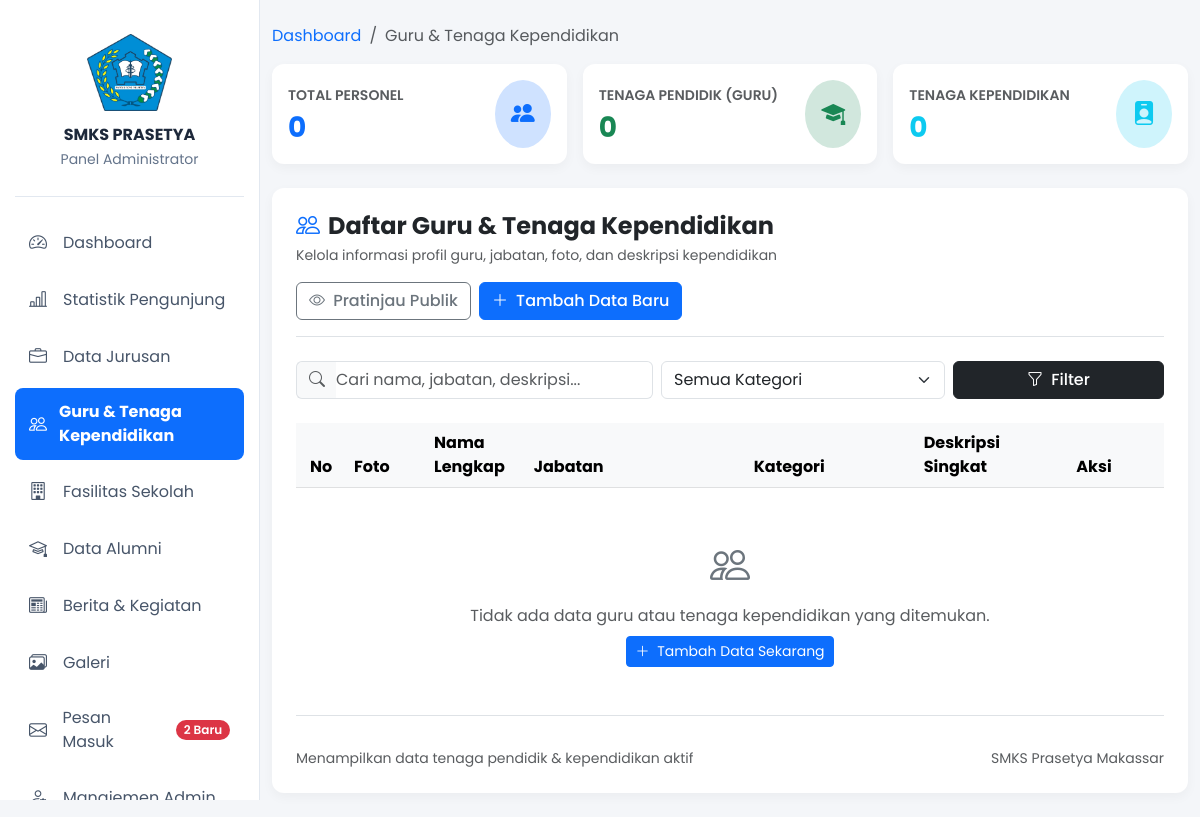
Page /admin/guru/index.php (signed in) on the earlier database version.
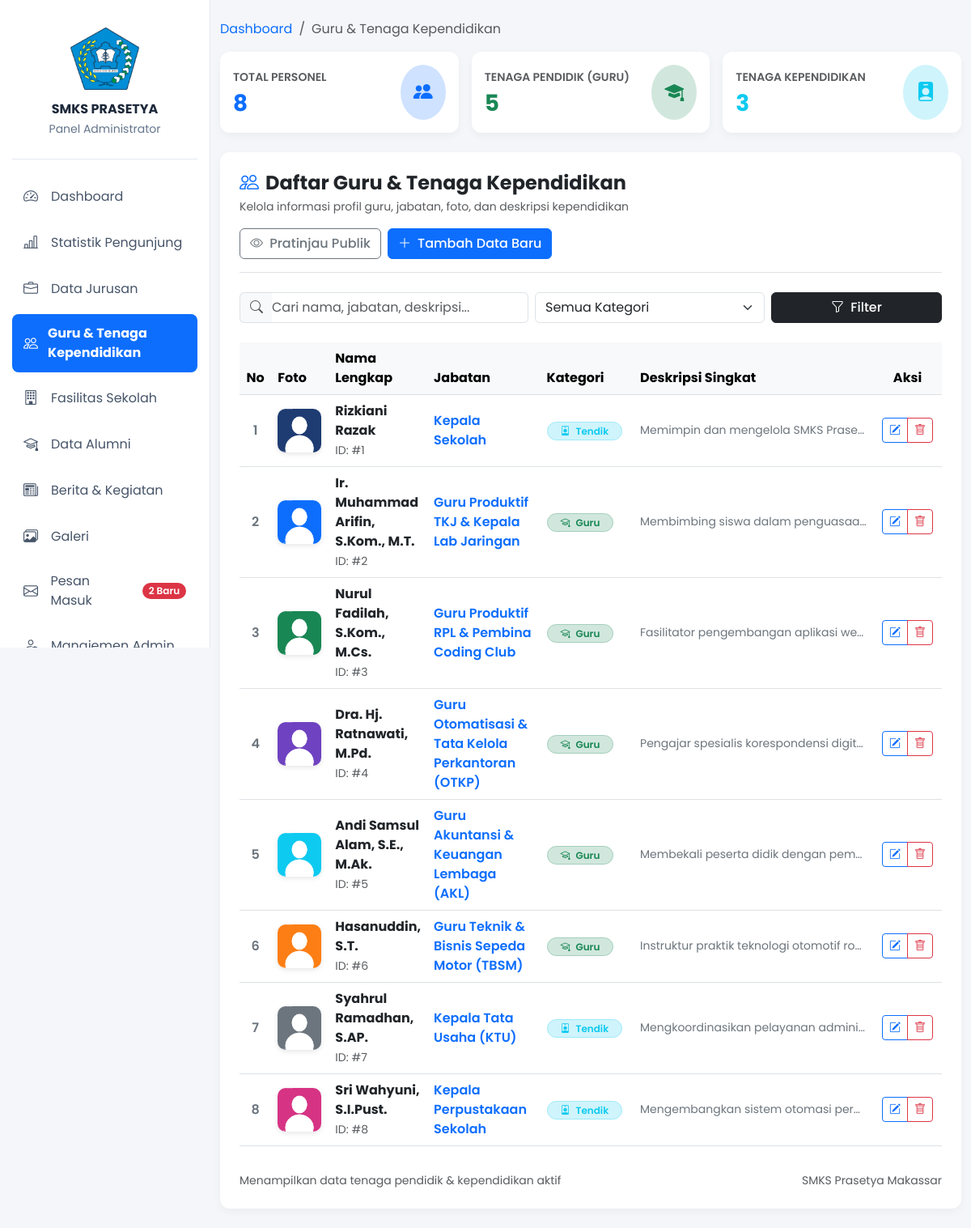
Same page on the later database version.
### tables this page shows
CREATE TABLE `guru` (
  `id` INT AUTO_INCREMENT PRIMARY KEY,
  `nama` VARCHAR(150) NOT NULL,
  `jabatan` VARCHAR(150) NOT NULL,
  `kategori` VARCHAR(50) DEFAULT 'Guru',
  `deskripsi` TEXT DEFAULT NULL,
  `foto` VARCHAR(255) DEFAULT NULL
);

### admin/guru/index.php (the view, shortened to what the changed rows need)
<?php
require_once __DIR__ . '/../../config/koneksi.php';
$keyword = isset($_GET['q']) ? trim($_GET['q']) : '';
$kategori_filter = isset($_GET['kategori']) ? trim($_GET['kategori']) : '';
if ($keyword !== '' && $kategori_filter !== '') {
    $param_kw = "%$keyword%";
    $stmt = mysqli_prepare($conn, "SELECT id, nama, jabatan, kategori, deskripsi, foto FROM guru WHERE (nama LIKE ? OR jabatan LIKE ? OR deskripsi LIKE ?) AND kategori = ? ORDER BY id ASC");
    mysqli_stmt_bind_param($stmt, "ssss", $param_kw, $param_kw, $param_kw, $kategori_filter);
} elseif ($keyword !== '') {
    $param_kw = "%$keyword%";
    $stmt = mysqli_prepare($conn, "SELECT id, nama, jabatan, kategori, deskripsi, foto FROM guru WHERE nama LIKE ? OR jabatan LIKE ? OR deskripsi LIKE ? ORDER BY id ASC");
    mysqli_stmt_bind_param($stmt, "sss", $param_kw, $param_kw, $param_kw);
} elseif ($kategori_filter !== '') {
    $stmt = mysqli_prepare($conn, "SELECT id, nama, jabatan, kategori, deskripsi, foto FROM guru WHERE kategori = ? ORDER BY id ASC");
    mysqli_stmt_bind_param($stmt, "s", $kategori_filter);
} else {
    $stmt = mysqli_prepare($conn, "SELECT id, nama, jabatan, kategori, deskripsi, foto FROM guru ORDER BY id ASC");
}
mysqli_stmt_execute($stmt);
$result = mysqli_stmt_get_result($stmt);
$stmt_stat = mysqli_prepare($conn, "SELECT
    COUNT(*) as total_semua,
    SUM(CASE WHEN kategori = 'Guru' THEN 1 ELSE 0 END) as total_guru,
    SUM(CASE WHEN kategori = 'Tenaga Kependidikan' THEN 1 ELSE 0 END) as total_tendik
    FROM guru");
mysqli_stmt_execute($stmt_stat);
$res_stat = mysqli_stmt_get_result($stmt_stat);
$stat = mysqli_fetch_assoc($res_stat);
$total_semua  = (int)($stat['total_semua'] ?? 0);
$total_guru   = (int)($stat['total_guru'] ?? 0);
$total_tendik = (int)($stat['total_tendik'] ?? 0);
?>
<!DOCTYPE html>
<html lang="id">
<head>
    <link href="https://cdn.jsdelivr.net/npm/bootstrap@5.3.0/dist/css/bootstrap.min.css" rel="stylesheet">
    <link rel="stylesheet" href="https://cdn.jsdelivr.net/npm/bootstrap-icons@1.11.1/font/bootstrap-icons.css">
</head>
<body>
    <?php include __DIR__ . '/../navbar.php'; ?>
    <div class="container my-4">
        <div class="row g-3 mb-4">
            <div class="col-sm-4">
                <div class="card card-custom bg-white p-3 d-flex flex-row align-items-center justify-content-between">
                    <div>
                        <span class="text-muted small fw-semibold text-uppercase">Total Personel</span>
                        <h3 class="fw-bold mb-0 text-primary mt-1"><?= $total_semua; ?></h3>
                    </div>
                </div>
            </div>
            <div class="col-sm-4">
                <div class="card card-custom bg-white p-3 d-flex flex-row align-items-center justify-content-between">
                    <div>
                        <span class="text-muted small fw-semibold text-uppercase">Tenaga Pendidik (Guru)</span>
                        <h3 class="fw-bold mb-0 text-success mt-1"><?= $total_guru; ?></h3>
                    </div>
                </div>
            </div>
            <div class="col-sm-4">
                <div class="card card-custom bg-white p-3 d-flex flex-row align-items-center justify-content-between">
                    <div>
                        <span class="text-muted small fw-semibold text-uppercase">Tenaga Kependidikan</span>
                        <h3 class="fw-bold mb-0 text-info mt-1"><?= $total_tendik; ?></h3>
                    </div>
                </div>
            </div>
        </div>
        <div class="card card-custom bg-white p-4">
            <div class="table-responsive">
                <table class="table table-hover align-middle">
                    <thead class="table-light">
                        <tr>
                            <th class="text-center" style="width: 50px;">No</th>
                            <th style="width: 80px;">Foto</th>
                            <th>Nama Lengkap</th>
                            <th style="width: 220px;">Jabatan</th>
                            <th style="width: 170px;">Kategori</th>
                            <th>Deskripsi Singkat</th>
                            <th class="text-center" style="width: 140px;">Aksi</th>
                        </tr>
                    </thead>
                    <tbody>
                        <?php
                        $no = 1;
                        if ($result && mysqli_num_rows($result) > 0) :
                            while ($row = mysqli_fetch_assoc($result)) :
                                $foto_path = "../../assets/uploads/" . ($row['foto'] ?? '');
                                $foto_src = (!empty($row['foto']) && file_exists($foto_path))
                                    ? $foto_path
                                    : "https://placehold.co/100x100?text=" . urlencode(substr($row['nama'], 0, 2));
                        ?>
                            <tr>
                                <td class="text-center fw-semibold text-secondary"><?= $no++; ?></td>
                                <td>
                                    <img src="<?= htmlspecialchars($foto_src); ?>"
                                         alt="<?= htmlspecialchars($row['nama']); ?>"
                                         class="guru-thumb"
                                         onerror="this.src='https://placehold.co/100x100?text=Foto'">
                                </td>
                                <td>
                                    <span class="fw-bold text-dark d-block"><?= htmlspecialchars($row['nama']); ?></span>
                                    <small class="text-muted">ID: #<?= (int)$row['id']; ?></small>
                                </td>
                                <td>
                                    <span class="fw-semibold text-primary"><?= htmlspecialchars($row['jabatan']); ?></span>
                                </td>
                                <td>
                                    <?php if (($row['kategori'] ?? '') === 'Tenaga Kependidikan') : ?>
                                        <span class="badge bg-info-subtle text-info border border-info-subtle rounded-pill px-3 py-1 fw-semibold">
                                            <i class="bi bi-person-badge me-1"></i> Tendik
                                        </span>
                                    <?php else : ?>
                                        <span class="badge bg-success-subtle text-success border border-success-subtle rounded-pill px-3 py-1 fw-semibold">
                                            <i class="bi bi-mortarboard me-1"></i> Guru
                                        </span>
                                    <?php endif; ?>
                                </td>
                                <td>
                                    <p class="text-secondary small mb-0 text-truncate" style="max-width: 280px;" title="<?= htmlspecialchars($row['deskripsi'] ?? '-'); ?>">
                                        <?= htmlspecialchars($row['deskripsi'] ?? '-'); ?>
                                    </p>
                                </td>
                                <td class="text-center">
                                    <div class="btn-group" role="group">
                                        <a href="edit.php?id=<?= (int)$row['id']; ?>" class="btn btn-sm btn-outline-primary" title="Edit Data">
                                            <i class="bi bi-pencil-square"></i>
                                        </a>
                                        <a href="hapus.php?id=<?= (int)$row['id']; ?>"
                                           class="btn btn-sm btn-outline-danger"
                                           onclick="return confirm('Apakah Anda yakin ingin menghapus data <?= htmlspecialchars(addslashes($row['nama'])); ?>? Tindakan ini tidak dapat dibatalkan.');"
                                           title="Hapus Data">
                                            <i class="bi bi-trash"></i>
                                        </a>
                                    </div>
                                </td>
                            </tr>
                        <?php
                            endwhile;
                        else :
                        ?>
                            <tr>
                                <td colspan="7" class="text-center py-5 text-muted">
                                    <i class="bi bi-people fs-1 text-secondary d-block mb-2"></i>
                                    <p class="mb-2">Tidak ada data guru atau tenaga kependidikan yang ditemukan.</p>
                                    <a href="tambah.php" class="btn btn-sm btn-primary">
                                        <i class="bi bi-plus-lg me-1"></i> Tambah Data Sekarang
                                    </a>
                                </td>
                            </tr>
                        <?php endif; ?>
                    </tbody>
                </table>
            </div>
        </div>
    </div>
</body>
</html>

Differences in the rows shown:
added guru: foto (picture), nama "Rizkiani Razak", id "1", jabatan "Kepala Sekolah", shows "Tendik", deskripsi "Memimpin dan mengelola SMKS Prase…"
added guru: foto (picture), nama "Ir. Muhammad Arifin, S.Kom., M.T.", id "2", jabatan "Guru Produktif TKJ & Kepala Lab Jaringan", kategori "Guru" (drawn), deskripsi "Membimbing siswa dalam penguasaa…"
added guru: foto (picture), nama "Nurul Fadilah, S.Kom., M.Cs.", id "3", jabatan "Guru Produktif RPL & Pembina Coding Club", kategori "Guru" (drawn), deskripsi "Fasilitator pengembangan aplikasi we…"
added guru: foto (picture), nama "Dra. Hj. Ratnawati, M.Pd.", id "4", jabatan "Guru Otomatisasi & Tata Kelola Perkantoran (OTKP)", kategori "Guru" (drawn), deskripsi "Pengajar spesialis korespondensi digit…"
added guru: foto (picture), nama "Andi Samsul Alam, S.E., M.Ak.", id "5", jabatan "Guru Akuntansi & Keuangan Lembaga (AKL)", kategori "Guru" (drawn), deskripsi "Membekali peserta didik dengan pem…"
added guru: foto (picture), nama "Hasanuddin, S.T.", id "6", jabatan "Guru Teknik & Bisnis Sepeda Motor (TBSM)", kategori "Guru" (drawn), deskripsi "Instruktur praktik teknologi otomotif ro…"
added guru: foto (picture), nama "Syahrul Ramadhan, S.AP.", id "7", jabatan "Kepala Tata Usaha (KTU)", shows "Tendik", deskripsi "Mengkoordinasikan pelayanan admini…"
added guru: foto (picture), nama "Sri Wahyuni, S.I.Pust.", id "8", jabatan "Kepala Perpustakaan Sekolah", shows "Tendik", deskripsi "Mengembangkan sistem otomasi per…"
Other differences:
$total_semua: "0" → "8"
$total_guru: "0" → "5"
$total_tendik: "0" → "3"
text no longer shown: "Tidak ada data guru atau tenaga kependidikan yang ditemukan. Tambah Data Sekarang"
